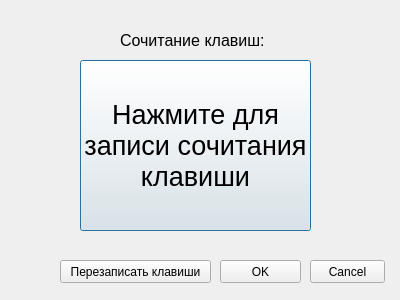
<?xml version="1.0" encoding="UTF-8"?>
<ui version="4.0">
 <class>Dialog</class>
 <widget class="QDialog" name="Dialog">
  <property name="geometry">
   <rect>
    <x>0</x>
    <y>0</y>
    <width>400</width>
    <height>300</height>
   </rect>
  </property>
  <property name="windowTitle">
   <string>Dialog</string>
  </property>
  <widget class="QPushButton" name="record_pushButton">
   <property name="enabled">
    <bool>true</bool>
   </property>
   <property name="geometry">
    <rect>
     <x>80</x>
     <y>60</y>
     <width>231</width>
     <height>171</height>
    </rect>
   </property>
   <property name="font">
    <font>
     <pointsize>20</pointsize>
    </font>
   </property>
   <property name="text">
    <string>Нажмите для
записи сочитания
клавиши</string>
   </property>
  </widget>
  <widget class="QLabel" name="name_sound_label">
   <property name="geometry">
    <rect>
     <x>120</x>
     <y>20</y>
     <width>151</width>
     <height>41</height>
    </rect>
   </property>
   <property name="font">
    <font>
     <pointsize>12</pointsize>
    </font>
   </property>
   <property name="text">
    <string>Сочитание клавиш:</string>
   </property>
  </widget>
  <widget class="QPushButton" name="ok_pushButton">
   <property name="geometry">
    <rect>
     <x>220</x>
     <y>260</y>
     <width>81</width>
     <height>23</height>
    </rect>
   </property>
   <property name="text">
    <string>OK</string>
   </property>
  </widget>
  <widget class="QPushButton" name="cancel_pushButton">
   <property name="geometry">
    <rect>
     <x>310</x>
     <y>260</y>
     <width>75</width>
     <height>23</height>
    </rect>
   </property>
   <property name="text">
    <string>Cancel</string>
   </property>
  </widget>
  <widget class="QLabel" name="hot_key_view">
   <property name="geometry">
    <rect>
     <x>126</x>
     <y>110</y>
     <width>161</width>
     <height>61</height>
    </rect>
   </property>
   <property name="font">
    <font>
     <pointsize>25</pointsize>
    </font>
   </property>
   <property name="text">
    <string/>
   </property>
  </widget>
  <widget class="QPushButton" name="reset_pushButton">
   <property name="geometry">
    <rect>
     <x>60</x>
     <y>260</y>
     <width>151</width>
     <height>23</height>
    </rect>
   </property>
   <property name="text">
    <string>Перезаписать клавиши</string>
   </property>
  </widget>
  <zorder>hot_key_view</zorder>
  <zorder>record_pushButton</zorder>
  <zorder>name_sound_label</zorder>
  <zorder>ok_pushButton</zorder>
  <zorder>cancel_pushButton</zorder>
  <zorder>reset_pushButton</zorder>
 </widget>
 <resources/>
 <connections/>
</ui>
